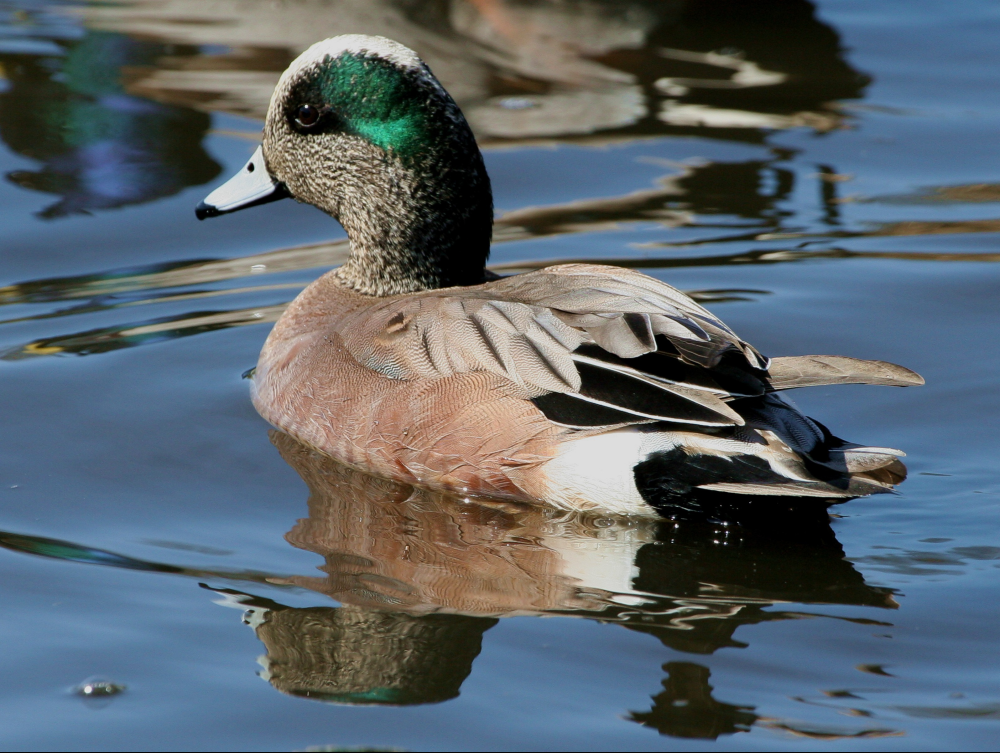
#> input picture pies3.jpg, 1000 x 753 px
$ python lustro.py
#> lines starting #> are read from the running program, lines starting #| are printed output that depends on the picture
import numpy as np
import scipy as sp
import itertools as it
import matplotlib.pyplot as plt
from scipy import signal
from matplotlib.animation import FuncAnimation

nazwa_zd = "pies3.jpg"

zaladuj = plt.imread(nazwa_zd).astype(float)/255.

print(zaladuj.shape)
#| (753, 1000, 3)

shape = zaladuj.shape
#> shape = (753, 1000, 3)

output = np.empty_like(zaladuj)

# #w pionie
# for i in range(0, shape[0]):
#     for j in range(0, shape[1]):
#         rgb =  zaladuj[i][j]
#         output[shape[0] - i - 1][j] = rgb

#w poziom
for i in range(0, shape[0]):
    for j in range(0, shape[1]):
        rgb =  zaladuj[i][j]
        output[i][shape[1] - j - 1] = rgb
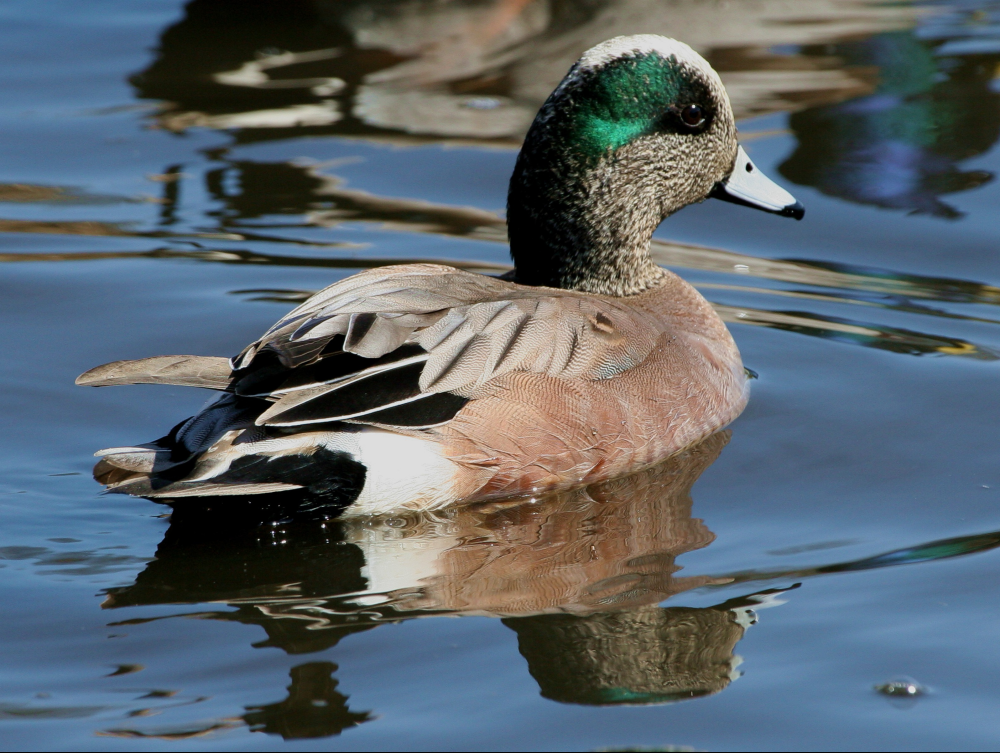
#> output: shape (753, 1000, 3) float64; mean R, G, B 0.352, 0.394, 0.424


fig, (axL, axR) = plt.subplots(ncols = 2, tight_layout = True)
fig.suptitle('czarnobialy')

axL.imshow(zaladuj)
axR.imshow(output)

plt.show()
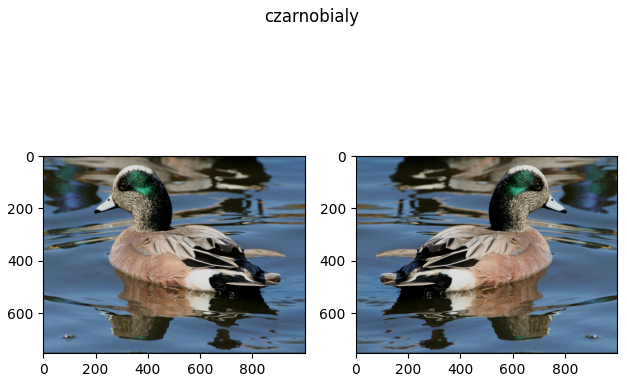
#> figure drawn by matplotlib, 2 panels
